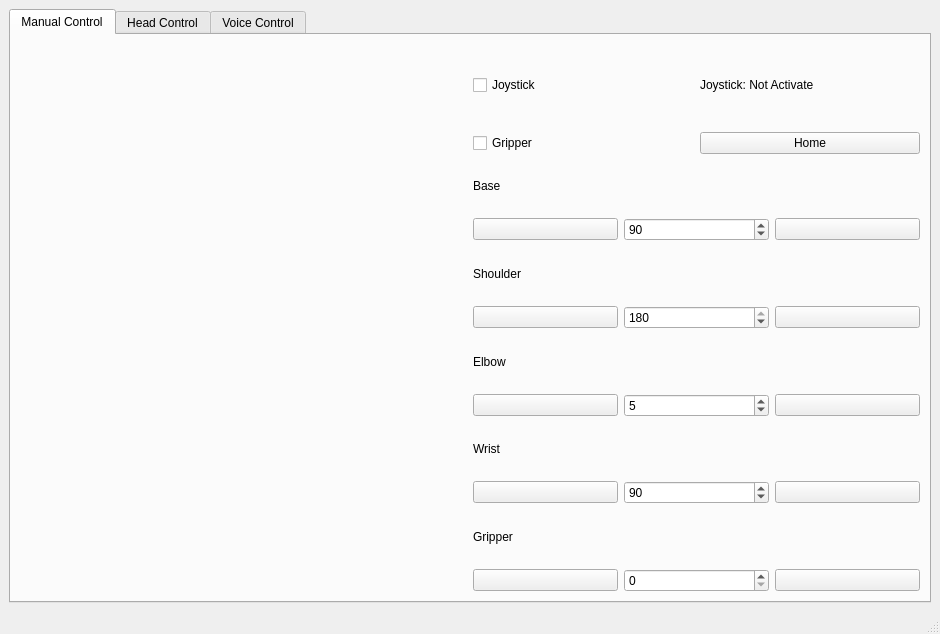
<?xml version="1.0" encoding="UTF-8"?>
<ui version="4.0">
 <class>MainWindow</class>
 <widget class="QMainWindow" name="MainWindow">
  <property name="geometry">
   <rect>
    <x>0</x>
    <y>0</y>
    <width>940</width>
    <height>634</height>
   </rect>
  </property>
  <property name="windowTitle">
   <string>MainWindow</string>
  </property>
  <property name="autoFillBackground">
   <bool>false</bool>
  </property>
  <widget class="QWidget" name="centralwidget">
   <layout class="QHBoxLayout" name="horizontalLayout_7" stretch="0">
    <item>
     <widget class="QTabWidget" name="tabWidget">
      <property name="currentIndex">
       <number>0</number>
      </property>
      <widget class="QWidget" name="manual_tab">
       <attribute name="title">
        <string>Manual Control</string>
       </attribute>
       <layout class="QHBoxLayout" name="horizontalLayout_10">
        <item>
         <widget class="QLabel" name="image_robotic_arm">
          <property name="sizePolicy">
           <sizepolicy hsizetype="Ignored" vsizetype="Ignored">
            <horstretch>0</horstretch>
            <verstretch>0</verstretch>
           </sizepolicy>
          </property>
          <property name="text">
           <string/>
          </property>
          <property name="pixmap">
           <pixmap resource="resource.qrc">:/images/robot_arm.jpg</pixmap>
          </property>
          <property name="scaledContents">
           <bool>true</bool>
          </property>
         </widget>
        </item>
        <item>
         <layout class="QVBoxLayout" name="verticalLayout_6">
          <item>
           <layout class="QHBoxLayout" name="horizontalLayout_9">
            <item>
             <widget class="QCheckBox" name="checkbox_joystick">
              <property name="text">
               <string>Joystick</string>
              </property>
              <property name="tristate">
               <bool>false</bool>
              </property>
             </widget>
            </item>
            <item>
             <widget class="QLabel" name="label_joystick_status">
              <property name="text">
               <string>Joystick: Not Activate</string>
              </property>
             </widget>
            </item>
           </layout>
          </item>
          <item>
           <layout class="QHBoxLayout" name="horizontalLayout_6">
            <item>
             <widget class="QCheckBox" name="checkbox_gripper">
              <property name="text">
               <string>Gripper</string>
              </property>
             </widget>
            </item>
            <item>
             <widget class="QPushButton" name="button_home">
              <property name="text">
               <string>Home</string>
              </property>
             </widget>
            </item>
           </layout>
          </item>
          <item>
           <layout class="QVBoxLayout" name="verticalLayout">
            <item>
             <widget class="QLabel" name="label_base">
              <property name="text">
               <string>Base</string>
              </property>
             </widget>
            </item>
            <item>
             <layout class="QHBoxLayout" name="horizontalLayout">
              <item>
               <widget class="QPushButton" name="button_base_minus">
                <property name="text">
                 <string/>
                </property>
                <property name="icon">
                 <iconset resource="resource.qrc">
                  <normaloff>:/images/minus_.png</normaloff>:/images/minus_.png</iconset>
                </property>
               </widget>
              </item>
              <item>
               <widget class="QSpinBox" name="spinBox_base">
                <property name="keyboardTracking">
                 <bool>false</bool>
                </property>
                <property name="maximum">
                 <number>180</number>
                </property>
                <property name="value">
                 <number>90</number>
                </property>
               </widget>
              </item>
              <item>
               <widget class="QPushButton" name="button_base_plus">
                <property name="text">
                 <string/>
                </property>
                <property name="icon">
                 <iconset resource="resource.qrc">
                  <normaloff>:/images/plus.png</normaloff>:/images/plus.png</iconset>
                </property>
               </widget>
              </item>
             </layout>
            </item>
           </layout>
          </item>
          <item>
           <layout class="QVBoxLayout" name="verticalLayout_2">
            <item>
             <widget class="QLabel" name="label_shoulder">
              <property name="text">
               <string>Shoulder</string>
              </property>
             </widget>
            </item>
            <item>
             <layout class="QHBoxLayout" name="horizontalLayout_2">
              <item>
               <widget class="QPushButton" name="button_shoulder_minus">
                <property name="text">
                 <string/>
                </property>
                <property name="icon">
                 <iconset resource="resource.qrc">
                  <normaloff>:/images/minus_.png</normaloff>:/images/minus_.png</iconset>
                </property>
               </widget>
              </item>
              <item>
               <widget class="QSpinBox" name="spinBox_shoulder">
                <property name="keyboardTracking">
                 <bool>false</bool>
                </property>
                <property name="maximum">
                 <number>180</number>
                </property>
                <property name="value">
                 <number>180</number>
                </property>
               </widget>
              </item>
              <item>
               <widget class="QPushButton" name="button_shoulder_plus">
                <property name="text">
                 <string/>
                </property>
                <property name="icon">
                 <iconset resource="resource.qrc">
                  <normaloff>:/images/plus.png</normaloff>:/images/plus.png</iconset>
                </property>
               </widget>
              </item>
             </layout>
            </item>
           </layout>
          </item>
          <item>
           <layout class="QVBoxLayout" name="verticalLayout_3">
            <item>
             <widget class="QLabel" name="label_elbow">
              <property name="text">
               <string>Elbow</string>
              </property>
             </widget>
            </item>
            <item>
             <layout class="QHBoxLayout" name="horizontalLayout_3">
              <item>
               <widget class="QPushButton" name="button_elbow_minus">
                <property name="text">
                 <string/>
                </property>
                <property name="icon">
                 <iconset resource="resource.qrc">
                  <normaloff>:/images/minus_.png</normaloff>:/images/minus_.png</iconset>
                </property>
               </widget>
              </item>
              <item>
               <widget class="QSpinBox" name="spinBox_elbow">
                <property name="keyboardTracking">
                 <bool>false</bool>
                </property>
                <property name="maximum">
                 <number>180</number>
                </property>
                <property name="value">
                 <number>5</number>
                </property>
               </widget>
              </item>
              <item>
               <widget class="QPushButton" name="button_elbow_plus">
                <property name="text">
                 <string/>
                </property>
                <property name="icon">
                 <iconset resource="resource.qrc">
                  <normaloff>:/images/plus.png</normaloff>:/images/plus.png</iconset>
                </property>
               </widget>
              </item>
             </layout>
            </item>
           </layout>
          </item>
          <item>
           <layout class="QVBoxLayout" name="verticalLayout_4">
            <item>
             <widget class="QLabel" name="label_wrist">
              <property name="text">
               <string>Wrist</string>
              </property>
             </widget>
            </item>
            <item>
             <layout class="QHBoxLayout" name="horizontalLayout_4">
              <item>
               <widget class="QPushButton" name="button_wrist_minus">
                <property name="text">
                 <string/>
                </property>
                <property name="icon">
                 <iconset resource="resource.qrc">
                  <normaloff>:/images/minus_.png</normaloff>:/images/minus_.png</iconset>
                </property>
               </widget>
              </item>
              <item>
               <widget class="QSpinBox" name="spinBox_wrist">
                <property name="keyboardTracking">
                 <bool>false</bool>
                </property>
                <property name="maximum">
                 <number>180</number>
                </property>
                <property name="value">
                 <number>90</number>
                </property>
               </widget>
              </item>
              <item>
               <widget class="QPushButton" name="button_wrist_plus">
                <property name="text">
                 <string/>
                </property>
                <property name="icon">
                 <iconset resource="resource.qrc">
                  <normaloff>:/images/plus.png</normaloff>:/images/plus.png</iconset>
                </property>
               </widget>
              </item>
             </layout>
            </item>
           </layout>
          </item>
          <item>
           <layout class="QVBoxLayout" name="verticalLayout_5">
            <item>
             <widget class="QLabel" name="label_gripper">
              <property name="text">
               <string>Gripper</string>
              </property>
             </widget>
            </item>
            <item>
             <layout class="QHBoxLayout" name="horizontalLayout_5">
              <item>
               <widget class="QPushButton" name="button_gripper_minus">
                <property name="text">
                 <string/>
                </property>
                <property name="icon">
                 <iconset resource="resource.qrc">
                  <normaloff>:/images/minus_.png</normaloff>:/images/minus_.png</iconset>
                </property>
               </widget>
              </item>
              <item>
               <widget class="QSpinBox" name="spinBox_gripper">
                <property name="keyboardTracking">
                 <bool>false</bool>
                </property>
                <property name="maximum">
                 <number>180</number>
                </property>
               </widget>
              </item>
              <item>
               <widget class="QPushButton" name="button_gripper_plus">
                <property name="text">
                 <string/>
                </property>
                <property name="icon">
                 <iconset resource="resource.qrc">
                  <normaloff>:/images/plus.png</normaloff>:/images/plus.png</iconset>
                </property>
               </widget>
              </item>
             </layout>
            </item>
           </layout>
          </item>
         </layout>
        </item>
       </layout>
      </widget>
      <widget class="QWidget" name="head_tab">
       <attribute name="title">
        <string>Head Control</string>
       </attribute>
       <layout class="QVBoxLayout" name="verticalLayout_14">
        <item>
         <widget class="QLabel" name="label_camera">
          <property name="sizePolicy">
           <sizepolicy hsizetype="Ignored" vsizetype="Ignored">
            <horstretch>0</horstretch>
            <verstretch>0</verstretch>
           </sizepolicy>
          </property>
          <property name="minimumSize">
           <size>
            <width>640</width>
            <height>480</height>
           </size>
          </property>
          <property name="styleSheet">
           <string notr="true">background-color: black; color: white; border: 2px solid red;</string>
          </property>
          <property name="text">
           <string>Camera OFF</string>
          </property>
          <property name="alignment">
           <set>Qt::AlignCenter</set>
          </property>
         </widget>
        </item>
       </layout>
      </widget>
      <widget class="QWidget" name="voice_tab">
       <attribute name="title">
        <string>Voice Control</string>
       </attribute>
       <layout class="QVBoxLayout" name="verticalLayout_9">
        <item>
         <widget class="QLabel" name="label_voice_status">
          <property name="text">
           <string>TextLabel</string>
          </property>
         </widget>
        </item>
        <item>
         <layout class="QHBoxLayout" name="horizontalLayout_8">
          <item>
           <widget class="QPlainTextEdit" name="text_voice_log">
            <property name="plainText">
             <string/>
            </property>
           </widget>
          </item>
          <item>
           <layout class="QVBoxLayout" name="verticalLayout_8">
            <item>
             <widget class="QPlainTextEdit" name="text_voice_input">
              <property name="plainText">
               <string/>
              </property>
             </widget>
            </item>
            <item>
             <widget class="QPlainTextEdit" name="text_command_sheet">
              <property name="plainText">
               <string>Selection Option:
&gt; A, B, C, D, E, F, G, H, J
&gt; HOME
&gt; NEXT
&gt; FINISH

Confirmation:
&gt; YES, YUP, YEAH
&gt; NO, NOPE, NAH


</string>
              </property>
             </widget>
            </item>
           </layout>
          </item>
         </layout>
        </item>
       </layout>
      </widget>
     </widget>
    </item>
   </layout>
  </widget>
  <widget class="QMenuBar" name="menubar">
   <property name="geometry">
    <rect>
     <x>0</x>
     <y>0</y>
     <width>940</width>
     <height>22</height>
    </rect>
   </property>
  </widget>
  <widget class="QStatusBar" name="statusbar"/>
 </widget>
 <resources>
  <include location="resource.qrc"/>
 </resources>
 <connections/>
</ui>
